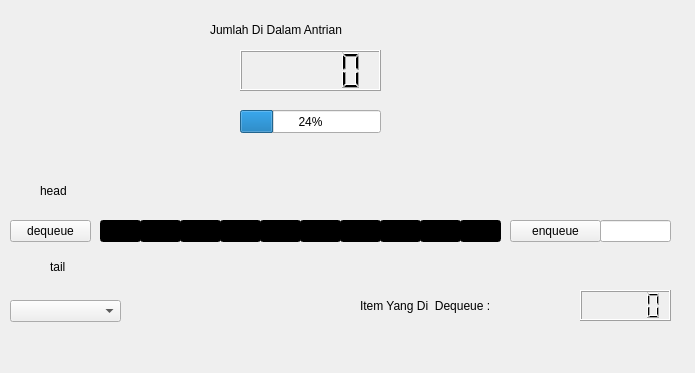
<?xml version="1.0" encoding="UTF-8"?>
<ui version="4.0">
 <class>QueueWindow</class>
 <widget class="QWidget" name="QueueWindow">
  <property name="geometry">
   <rect>
    <x>0</x>
    <y>0</y>
    <width>695</width>
    <height>373</height>
   </rect>
  </property>
  <property name="windowTitle">
   <string>Form</string>
  </property>
  <widget class="QPushButton" name="dequeueButton">
   <property name="geometry">
    <rect>
     <x>10</x>
     <y>220</y>
     <width>81</width>
     <height>22</height>
    </rect>
   </property>
   <property name="text">
    <string>dequeue</string>
   </property>
  </widget>
  <widget class="QPushButton" name="enqueueButton">
   <property name="geometry">
    <rect>
     <x>510</x>
     <y>220</y>
     <width>91</width>
     <height>22</height>
    </rect>
   </property>
   <property name="text">
    <string>enqueue</string>
   </property>
  </widget>
  <widget class="QLineEdit" name="item0">
   <property name="enabled">
    <bool>false</bool>
   </property>
   <property name="geometry">
    <rect>
     <x>100</x>
     <y>220</y>
     <width>41</width>
     <height>22</height>
    </rect>
   </property>
   <property name="styleSheet">
    <string notr="true">color : rgb(0, 0, 0);
background-color: black</string>
   </property>
  </widget>
  <widget class="QLineEdit" name="item1">
   <property name="enabled">
    <bool>false</bool>
   </property>
   <property name="geometry">
    <rect>
     <x>140</x>
     <y>220</y>
     <width>41</width>
     <height>22</height>
    </rect>
   </property>
   <property name="styleSheet">
    <string notr="true">color : rgb(0, 0, 0);
background-color: black</string>
   </property>
  </widget>
  <widget class="QLineEdit" name="item2">
   <property name="enabled">
    <bool>false</bool>
   </property>
   <property name="geometry">
    <rect>
     <x>180</x>
     <y>220</y>
     <width>41</width>
     <height>22</height>
    </rect>
   </property>
   <property name="styleSheet">
    <string notr="true">color : rgb(0, 0, 0);
background-color: black</string>
   </property>
  </widget>
  <widget class="QLineEdit" name="item3">
   <property name="enabled">
    <bool>false</bool>
   </property>
   <property name="geometry">
    <rect>
     <x>220</x>
     <y>220</y>
     <width>41</width>
     <height>22</height>
    </rect>
   </property>
   <property name="styleSheet">
    <string notr="true">color : rgb(0, 0, 0);
background-color: black</string>
   </property>
  </widget>
  <widget class="QLineEdit" name="item4">
   <property name="enabled">
    <bool>false</bool>
   </property>
   <property name="geometry">
    <rect>
     <x>260</x>
     <y>220</y>
     <width>41</width>
     <height>22</height>
    </rect>
   </property>
   <property name="styleSheet">
    <string notr="true">color : rgb(0, 0, 0);
background-color: black</string>
   </property>
  </widget>
  <widget class="QLineEdit" name="item5">
   <property name="enabled">
    <bool>false</bool>
   </property>
   <property name="geometry">
    <rect>
     <x>300</x>
     <y>220</y>
     <width>41</width>
     <height>22</height>
    </rect>
   </property>
   <property name="styleSheet">
    <string notr="true">color : rgb(0, 0, 0);
background-color: black</string>
   </property>
  </widget>
  <widget class="QLineEdit" name="item6">
   <property name="enabled">
    <bool>false</bool>
   </property>
   <property name="geometry">
    <rect>
     <x>340</x>
     <y>220</y>
     <width>41</width>
     <height>22</height>
    </rect>
   </property>
   <property name="styleSheet">
    <string notr="true">color : rgb(0, 0, 0);
background-color: black</string>
   </property>
  </widget>
  <widget class="QLineEdit" name="item7">
   <property name="enabled">
    <bool>false</bool>
   </property>
   <property name="geometry">
    <rect>
     <x>380</x>
     <y>220</y>
     <width>41</width>
     <height>22</height>
    </rect>
   </property>
   <property name="styleSheet">
    <string notr="true">color : rgb(0, 0, 0);
background-color: black</string>
   </property>
  </widget>
  <widget class="QLineEdit" name="item8">
   <property name="enabled">
    <bool>false</bool>
   </property>
   <property name="geometry">
    <rect>
     <x>420</x>
     <y>220</y>
     <width>41</width>
     <height>22</height>
    </rect>
   </property>
   <property name="styleSheet">
    <string notr="true">color : rgb(0, 0, 0);
background-color: black</string>
   </property>
  </widget>
  <widget class="QLineEdit" name="item9">
   <property name="enabled">
    <bool>false</bool>
   </property>
   <property name="geometry">
    <rect>
     <x>460</x>
     <y>220</y>
     <width>41</width>
     <height>22</height>
    </rect>
   </property>
   <property name="styleSheet">
    <string notr="true">color : rgb(0, 0, 0);
background-color: black</string>
   </property>
  </widget>
  <widget class="QComboBox" name="modeComboBox">
   <property name="geometry">
    <rect>
     <x>10</x>
     <y>300</y>
     <width>111</width>
     <height>22</height>
    </rect>
   </property>
   <property name="currentText">
    <string/>
   </property>
  </widget>
  <widget class="QLabel" name="headLabel">
   <property name="geometry">
    <rect>
     <x>40</x>
     <y>170</y>
     <width>81</width>
     <height>41</height>
    </rect>
   </property>
   <property name="styleSheet">
    <string notr="true">image: url(:/resource/down.png);</string>
   </property>
   <property name="text">
    <string>head</string>
   </property>
  </widget>
  <widget class="QLabel" name="tailLabel">
   <property name="geometry">
    <rect>
     <x>50</x>
     <y>260</y>
     <width>59</width>
     <height>14</height>
    </rect>
   </property>
   <property name="styleSheet">
    <string notr="true">image: url(:/resource/up.png);</string>
   </property>
   <property name="text">
    <string>tail</string>
   </property>
  </widget>
  <widget class="QLineEdit" name="itemToBeEnqueue">
   <property name="geometry">
    <rect>
     <x>600</x>
     <y>220</y>
     <width>71</width>
     <height>22</height>
    </rect>
   </property>
  </widget>
  <widget class="QLCDNumber" name="queueSizeLcdNumber">
   <property name="geometry">
    <rect>
     <x>240</x>
     <y>50</y>
     <width>141</width>
     <height>41</height>
    </rect>
   </property>
  </widget>
  <widget class="QProgressBar" name="queueProgressBar">
   <property name="geometry">
    <rect>
     <x>240</x>
     <y>110</y>
     <width>141</width>
     <height>23</height>
    </rect>
   </property>
   <property name="value">
    <number>24</number>
   </property>
  </widget>
  <widget class="QLabel" name="label">
   <property name="geometry">
    <rect>
     <x>210</x>
     <y>20</y>
     <width>221</width>
     <height>20</height>
    </rect>
   </property>
   <property name="styleSheet">
    <string notr="true">font: 10pt &quot;Liberation Serif&quot;;
font: 16pt &quot;Nimbus Roman No9 L&quot;;</string>
   </property>
   <property name="text">
    <string>Jumlah Di Dalam Antrian</string>
   </property>
  </widget>
  <widget class="QLCDNumber" name="dequeuedItemLcdNumber">
   <property name="geometry">
    <rect>
     <x>580</x>
     <y>290</y>
     <width>91</width>
     <height>31</height>
    </rect>
   </property>
  </widget>
  <widget class="QLabel" name="label_2">
   <property name="geometry">
    <rect>
     <x>360</x>
     <y>290</y>
     <width>221</width>
     <height>31</height>
    </rect>
   </property>
   <property name="styleSheet">
    <string notr="true">font: 10pt &quot;Liberation Serif&quot;;
font: 16pt &quot;Nimbus Roman No9 L&quot;;</string>
   </property>
   <property name="text">
    <string>Item Yang Di  Dequeue : </string>
   </property>
  </widget>
 </widget>
 <resources/>
 <connections/>
</ui>
